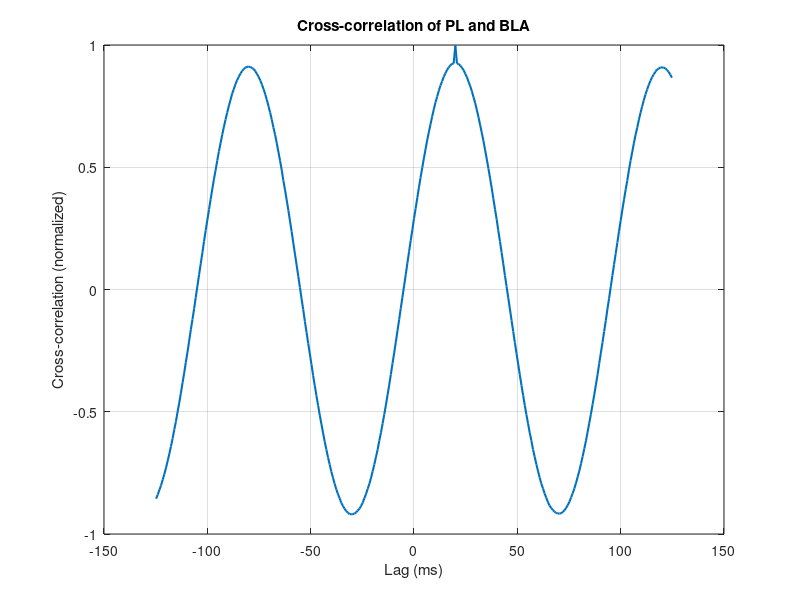

Recreate this plot in MATLAB.
% Parameters
fs = 1250;              % Sampling frequency in Hz
max_lag_ms = 125;       % Maximum lag in milliseconds
max_lag_samples = round(max_lag_ms / 1000 * fs); % Convert lag to samples
delay = 20;              % Delay en ms

% Example signals
% Create two signals (from the previous example)
t = 0:1/fs:5; % Time vector
lfp_BLA = sin(2 * pi * 10 * t) + 0.2 * randn(size(t)); % Signal 1 with noise
D = round((delay/1000)*fs);
lfp_PL = [zeros(1, D), lfp_BLA(1:end-D)]; % Signal 2, delayed by 20 ms

% Compute cross-correlation
[correlation, lags] = xcorr(lfp_PL, lfp_BLA, max_lag_samples, 'coeff');

% Convert lags to milliseconds
lag_ms = lags / fs * 1000;
disp(['Delay de: ' num2str(lag_ms(find(correlation == max(correlation))))]);

% Plot the cross-correlation
figure;
plot(lag_ms, correlation, 'LineWidth', 1.5);
xlabel('Lag (ms)');
ylabel('Cross-correlation (normalized)');
title('Cross-correlation of PL and BLA');
grid on;
